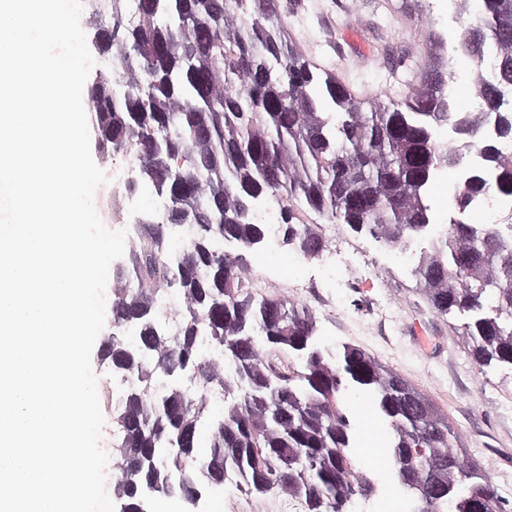
#> input picture tile_data/TCGA-DK-A2I6-01_0000.png, 512 x 512 px
$ jupyter execute cv_tests.ipynb
#> lines starting #> are read from the running program, lines starting #| are printed output that depends on the picture; after the words box and inside, x2 and y2 are one past the last pixel; in counts of white or black regions, pixels touching at a corner belong together; long printed decimals are rounded
[cell 1]
import cv2
import numpy as np
from scipy import ndimage
from skimage import measure, color, io

[cell 2]
# rotation, flip
def flip(img, flag):
    return cv2.flip(flag) # 0 -> vertical; 1 -> horizontal

def rotate(img, theta):
    angle = int(random.uniform(-theta, theta))
    h,w = img.shape[:2]
    M = cv2.getRotationMatrix2D((int(w/2), int(h/2)), angle, 1)
    img = cv2.warpAffine(img, M, (w, h))
    return img

# brightness
def brightness(img, low=0.2, high=2):
    value = random.uniform(low, high)
    hsv = cv2.cvtColor(img, cv2.COLOR_BGR2HSV)
    hsv = np.array(hsv, dtype = np.float64)
    hsv[:,:,1] = hsv[:,:,1]*value
    hsv[:,:,1][hsv[:,:,1]>255]  = 255
    hsv[:,:,2] = hsv[:,:,2]*value
    hsv[:,:,2][hsv[:,:,2]>255]  = 255
    hsv = np.array(hsv, dtype = np.uint8)
    img = cv2.cvtColor(hsv, cv2.COLOR_HSV2BGR)
    return img

# sharpen
def sharpen(img):
    kernel = np.array([[0, -1, 0],
                       [-1, 5,-1],
                       [0, -1, 0]])
    image_sharp = cv2.filter2D(src=im, ddepth=-1, kernel=kernel)
    return image_sharp

def blur(img, sig_x=0, sig_y=0):
    blur = cv2.GaussianBlur(im,(5,5),sig_x, sig_y)
    return blur

[cell 3]
# morphology operation
from skimage.color import rgb2hed
from skimage.filters import threshold_otsu # seperate background & foreground
from skimage.morphology import closing, opening, disk
from skimage.io import imread
import matplotlib.pyplot as plt
from skimage.segmentation import mark_boundaries

file_name = '../tile_data/TCGA-DK-A2I6-01_0000.png'
im = cv2.imread(file_name)
#> im is the input picture: shape (512, 512, 3); mean B, G, R 199.3, 181.3, 199.4

cells = im[:, :, 0]

plt.imshow(im)

hsv = cv2.cvtColor(im, cv2.COLOR_BGR2HSV)
#> hsv: shape (512, 512, 3); mean H, S, V 114.8, 37, 202.6

plt.imshow(hsv[:, :, 1])

cells = hsv[:, :, 1]
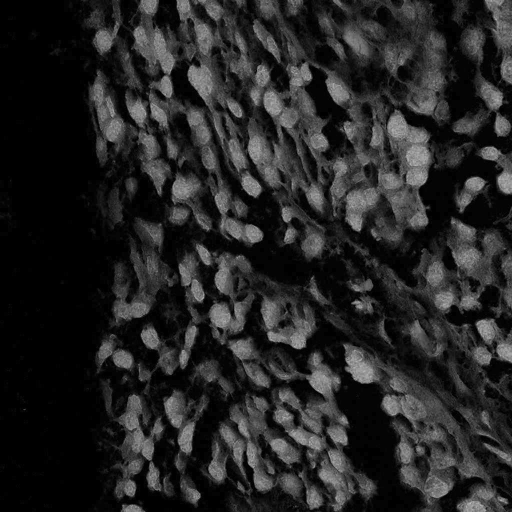
#> cells: shape (512, 512); min 0, max 189, mean 37

ret1, thresh = cv2.threshold(cells, 0, 255, cv2.THRESH_BINARY+cv2.THRESH_OTSU)
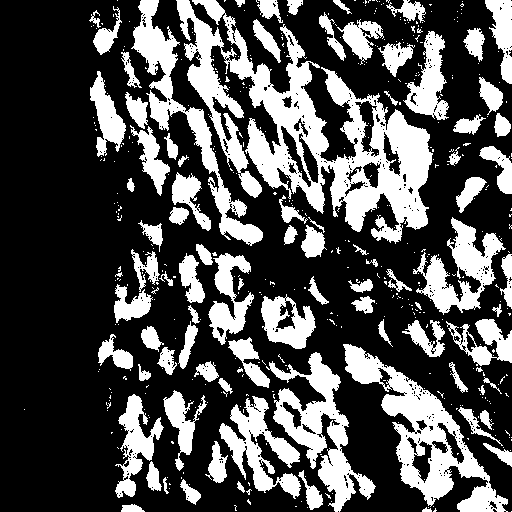
#> thresh: shape (512, 512); 30.9% white; 482 white regions (394 under 20 px), largest, box (x1, y1, x2, y2) and area: (176, 0, 433, 244) 20384, (343, 344, 508, 512) 7629, (266, 352, 376, 512) 5387
#> ret1 = 51

# [11 lines of commented-out code are left out]

[cell 4]
from skimage.segmentation import clear_border
kernel = np.ones((3,3), np.uint8)
opening = cv2.morphologyEx(thresh, cv2.MORPH_OPEN, kernel, iterations=2)
#> opening: shape (512, 512); 25.5% white; 142 white regions, largest, box (x1, y1, x2, y2) and area: (331, 111, 432, 231) 6151, (230, 33, 328, 153) 3696, (274, 353, 348, 459) 2938
opening = clear_border(opening)
plt.imshow(opening, cmap='gray')

[cell 5]
# Watershed
sure_bg = cv2.dilate(opening, kernel, iterations=5)
#> sure_bg: shape (512, 512); 49.2% white; 21 white regions, largest, box (x1, y1, x2, y2) and area: (85, 14, 512, 262) 56300, (174, 240, 494, 512) 39634, (111, 387, 200, 501) 6607
plt.imshow(sure_bg, cmap='gray')

[cell 6]
dist_transform = cv2.distanceTransform(opening, cv2.DIST_L2, 5)
plt.imshow(dist_transform, cmap='gray')

[cell 7]
print(dist_transform.max())
#| 15.788

[cell 8]
ret2, sure_fg = cv2.threshold(dist_transform, 0.2*dist_transform.max(), 255, 0)
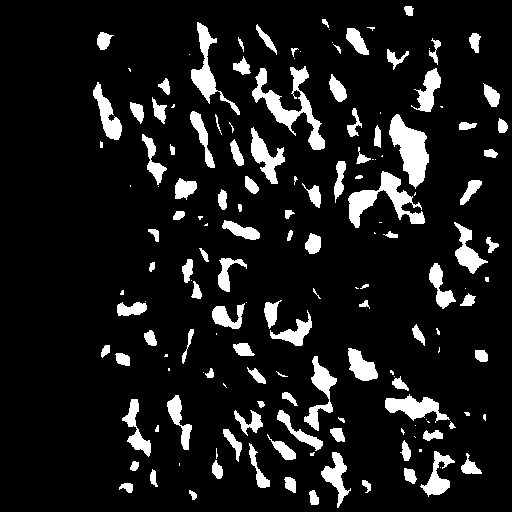
#> sure_fg: shape (512, 512) float32; 10.8% white; 159 white regions (52 under 20 px), largest, box (x1, y1, x2, y2) and area: (252, 66, 325, 150) 1713, (389, 114, 429, 189) 1579, (348, 171, 425, 228) 1526
#> ret2 = 3.16
plt.imshow(sure_fg, cmap='gray')

[cell 9]
sure_fg = np.uint8(sure_fg)
sure_bg = np.uint8(sure_bg)
unknown = cv2.subtract(sure_bg, sure_fg)
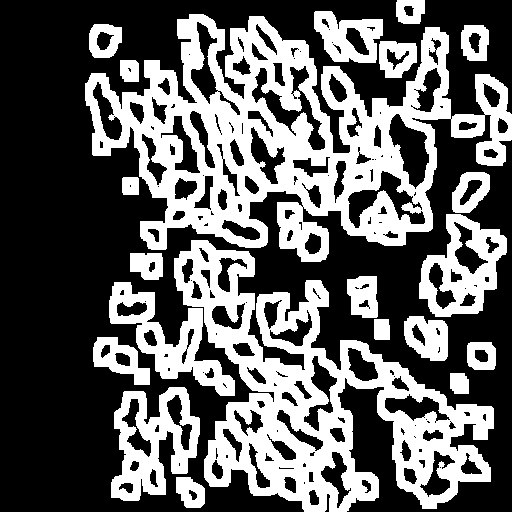
#> unknown: shape (512, 512); 38.4% white; 21 white regions, largest, box (x1, y1, x2, y2) and area: (85, 14, 512, 262) 42660, (174, 240, 494, 512) 30444, (111, 387, 200, 501) 5231
plt.imshow(unknown, cmap='gray')

[cell 10]
ret3, markers = cv2.connectedComponents(sure_fg)
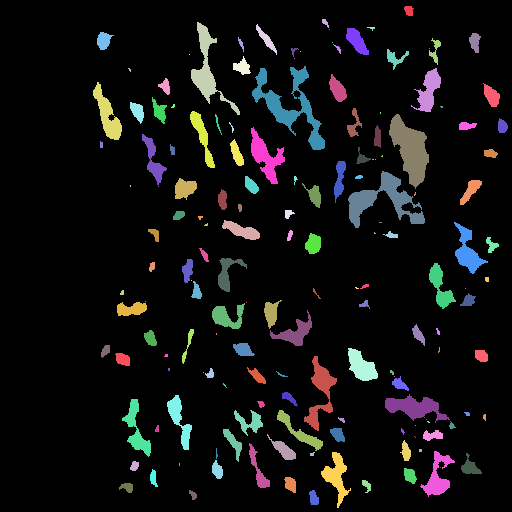
#> markers: shape (512, 512) int32; 160 distinct labels, from 0 to 159; one colour per label, 0 black
#> ret3 = 160
# kernel = cv2.getStructuringElement(cv2.MORPH_ELLIPSE, (5, 5))
# marker = cv2.morphologyEx(marker, cv2.MORPH_OPEN, kernel)
plt.imshow(markers)

[cell 11]
markers += 10
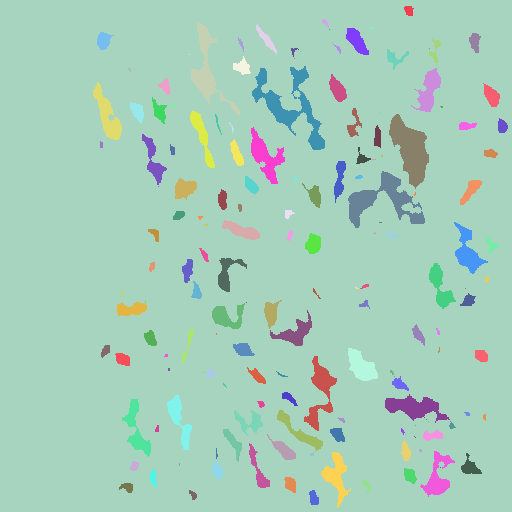
#> markers: shape (512, 512) int32; 160 distinct labels, from 10 to 169; one colour per label, 0 black
markers[unknown==255] = 0 # unknown should label as 0
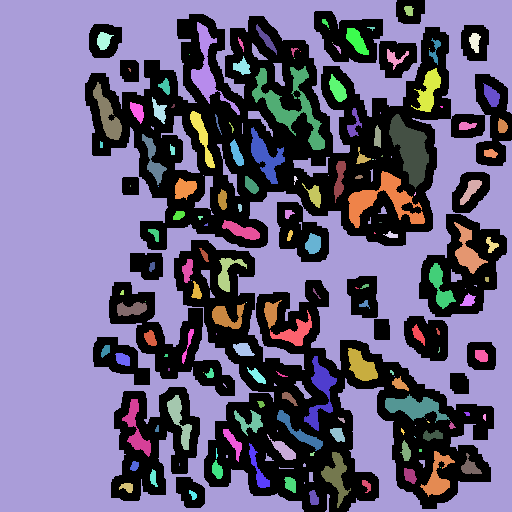
#> markers: shape (512, 512) int32; 161 distinct labels, from 0 to 169; one colour per label, 0 black
plt.imshow(markers, cmap='gray') # background has value of 10, unknown is 0,

[cell 12]
markers = cv2.watershed(im, markers)
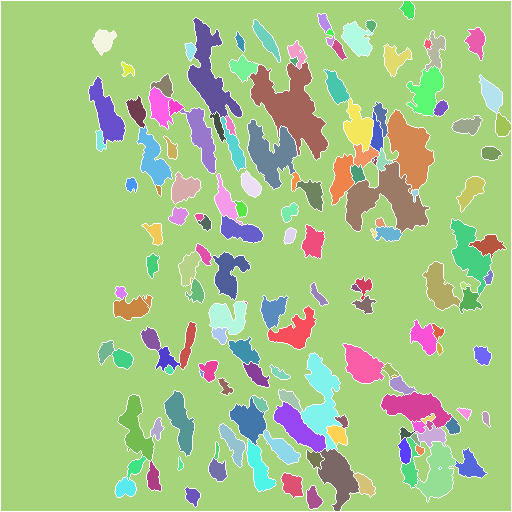
#> markers: shape (512, 512) int32; 162 distinct labels, from -1 to 169; one colour per label, 0 black, -1 white
im[markers==-1] = [0, 255, 255] # yellow
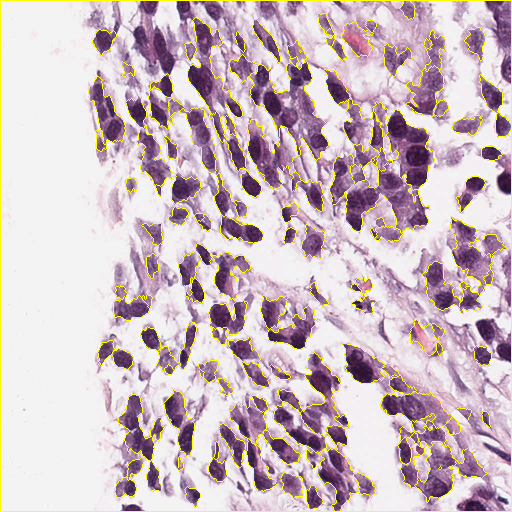
#> im: shape (512, 512, 3); 5.06% of pixels changed, all inside (x1, y1, x2, y2) = (0, 0, 512, 512)

im2 = color.label2rgb(markers, bg_label=0)
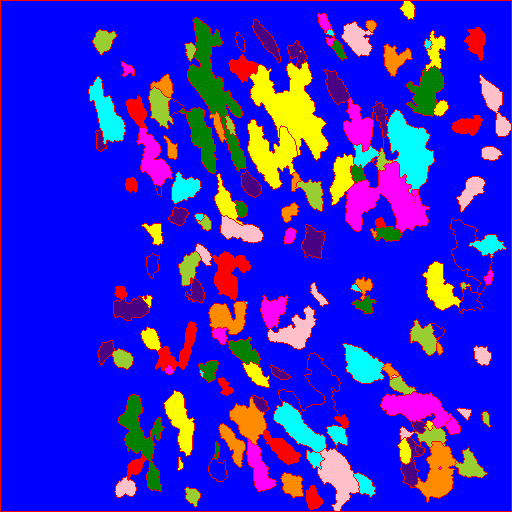
#> im2: shape (512, 512, 3) float64; mean R, G, B 0.195, 0.124, 0.818
plt.imshow(im2)
plt.imshow(im)
#> figure, not shown here; B, G, R data is drawn as R, G, B

$ run again, with tile_data/TCGA-DK-A2I6-01_0002.png copied over tile_data/TCGA-DK-A2I6-01_0000.png
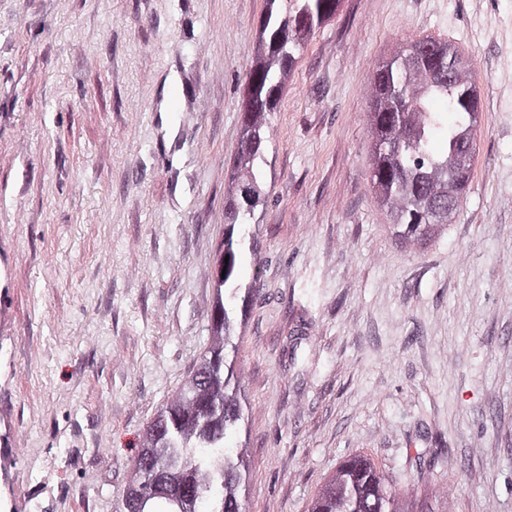
#> input picture tile_data/TCGA-DK-A2I6-01_0002.png, 512 x 512 px
#> im is the input picture: shape (512, 512, 3); mean B, G, R 190.5, 166.6, 197.8
#> hsv: shape (512, 512, 3); mean H, S, V 152.6, 46.9, 199.6
#> `ret1, thresh = cv2.threshold(cells, 0, 255, cv2.THRESH_BINARY+cv2.THRE..`:
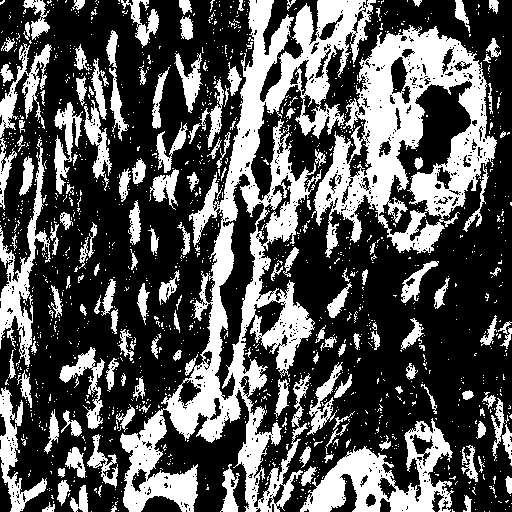
#> thresh: shape (512, 512); 34% white; 1457 white regions (1298 under 20 px), largest, box (x1, y1, x2, y2) and area: (120, 0, 376, 512) 30832, (311, 25, 497, 258) 18168, (300, 418, 454, 512) 5871
#> ret1 = 54
#> sure_bg: shape (512, 512); 40.9% white; 57 white regions, largest, box (x1, y1, x2, y2) and area: (237, 14, 501, 374) 39035, (162, 220, 318, 509) 15262, (50, 46, 126, 196) 6186
#| 14.197
#> ret2 = 2.84
#> unknown: shape (512, 512); 34% white; 60 white regions, largest, box (x1, y1, x2, y2) and area: (237, 14, 501, 374) 29591, (162, 220, 318, 509) 11816, (50, 46, 126, 196) 5582
#> ret3 = 248
#> im: shape (512, 512, 3); 5.1% of pixels changed, all inside (x1, y1, x2, y2) = (0, 0, 512, 512)
#> `im2 = color.label2rgb(markers, bg_label=0)`:
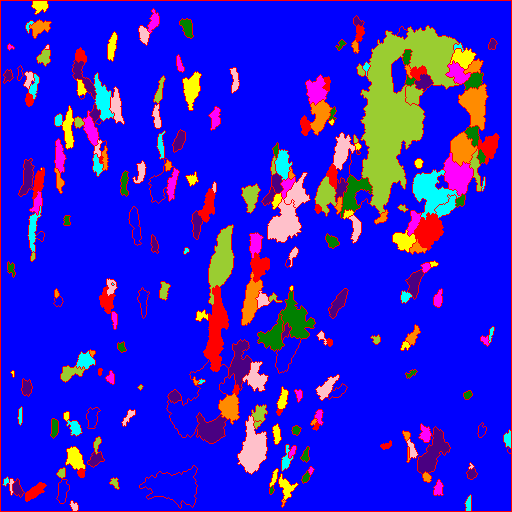
#> im2: shape (512, 512, 3) float64; mean R, G, B 0.157, 0.0895, 0.847

$ run again, with tile_data/TCGA-DK-A2I6-01_0003.png copied over tile_data/TCGA-DK-A2I6-01_0000.png
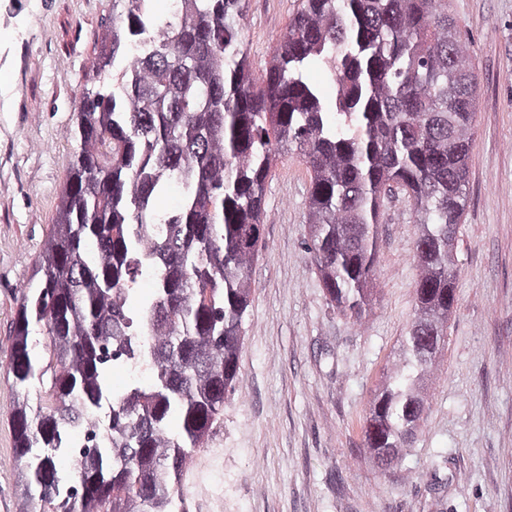
#> input picture tile_data/TCGA-DK-A2I6-01_0003.png, 512 x 512 px
#> im is the input picture: shape (512, 512, 3); mean B, G, R 179, 152.1, 184.1
#> hsv: shape (512, 512, 3); mean H, S, V 148.4, 56.1, 186.6
#> thresh: shape (512, 512); 39.6% white; 1017 white regions (904 under 20 px), largest, box (x1, y1, x2, y2) and area: (131, 0, 512, 449) 55515, (36, 0, 134, 413) 15545, (80, 389, 169, 512) 4524
#> ret1 = 62
#> sure_bg: shape (512, 512); 52% white; 35 black regions (15 under 20 px), largest, box (x1, y1, x2, y2) and area: (0, 0, 512, 512) 122957, (178, 247, 203, 335) 673, (218, 269, 244, 304) 304
#| 15.197
#> ret2 = 3.04
#> unknown: shape (512, 512); 40.9% white; 30 white regions, largest, box (x1, y1, x2, y2) and area: (2, 0, 286, 511) 57812, (294, 15, 510, 357) 32501, (344, 346, 407, 485) 4054
#> ret3 = 165
#> im: shape (512, 512, 3); 5.23% of pixels changed, all inside (x1, y1, x2, y2) = (0, 0, 512, 512)
#> `im2 = color.label2rgb(markers, bg_label=0)`:
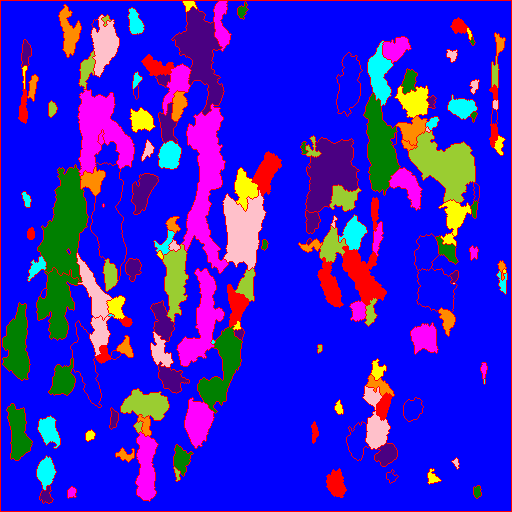
#> im2: shape (512, 512, 3) float64; mean R, G, B 0.192, 0.0976, 0.817
